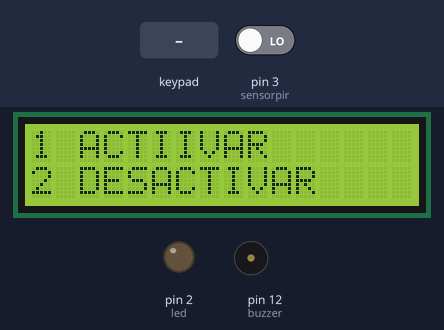
This sketch was run on a simulated Arduino Uno, built with avr-gcc and run on an emulated ATmega328P. On the bench: 16×2 character LCD, output pins drawn as LEDs (lit = HIGH), buzzer (waves = sounding). Inputs (shaded band) come from the test bench; at power-on: pin 3 (sensorpir) LOW.

Above: at 2.2 s.
2.3 s: keypad keys 1 1 1 0 9 8 pressed 0.4 s apart
At 2.7 s:
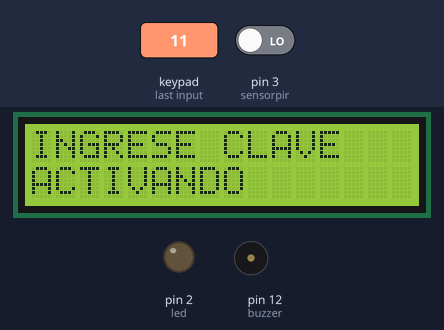
7.7 s: pin 3 (sensorpir) driven HIGH
10.7 s: pin 3 (sensorpir) driven LOW
At 11.5 s:
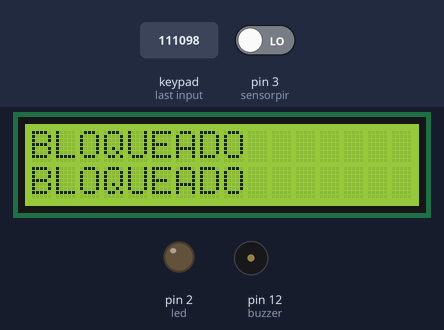
12.5 s: pin 3 (sensorpir) driven HIGH
At 18.4 s:
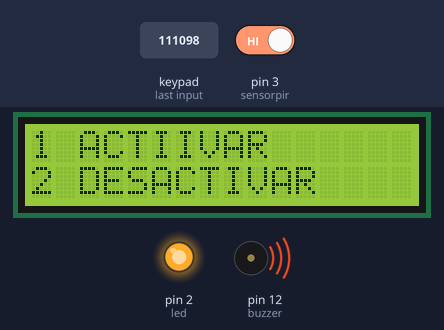
18.5 s: key '2' pressed
21.5 s: key '1' pressed
At 25.2 s:
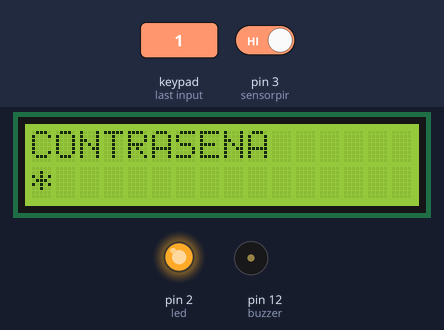
Timing chart, 0 to 25.5 s (numbered marks = the images above; inputs shaded):
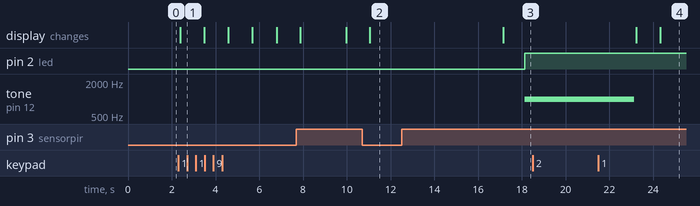

The sketch:

sistemaAlarma.ino
```cpp
//en arduino leonardo conectar a pines digitales 2 y 3
//en arduio uno conectar a pines analogicos 4 y 5
#include  <Wire.h>
#include  <LiquidCrystal_I2C.h>
// Constructor de la librería de LCD 16x2
// Aqui se configuran los pines asignados a la pantalla del PCF8574
LiquidCrystal_I2C lcd(0x27, 2, 1, 0, 4, 5, 6, 7, 3, POSITIVE);
String a="1 ACTIIVAR";
String b="2 DESACTIVAR";
String secret="3190";   //contraseña
int contador=0;
int intentos=1;
boolean estado=true;

const int buzzer = 12; //buzzer to arduino pin 5d
byte sensorpir = 3;
byte led=2;

#include<Keypad.h>
const byte filas = 4;
const byte columnas = 4;
byte pinesF[filas] = {11,10,9,8};//cables de izquierda a derecha
byte pinesC[columnas] = {7,6,5,4};//continuacion cables de izquierda a derecha
 String texto="";
char teclas[filas][columnas] = {

 {'1','2','3','A'},
 {'4','5','6','B'},
 {'7','8','9','C'},
 {'*','0','#','D'}
};

Keypad teclado = Keypad(makeKeymap(teclas), pinesF, pinesC, filas, columnas);

char tecla;

void setup() {
  imprimirPantalla(a,b);
  pinMode(led, OUTPUT);
  pinMode(sensorpir, INPUT);
}
void loop() {

  //activa led de alerta o buzzer si estado es true y hay movimiento en sensores
  if(digitalRead(sensorpir) == HIGH && estado==true){
    digitalWrite(led, HIGH);
    sonido(1);
  }
  else{
    digitalWrite(led, LOW);
  }

  //bloquea cuando se ha llegado al limite de intento
  if (contador<intentos){
  }
  else{
    imprimirPantalla("BLOQUEADO","BLOQUEADO");
    delay(5000);
    imprimirPantalla(a,b);
    contador=0;
  }
  if(tecla = teclado.getKey()){ //si se ingresan datos por telcado matricial
    if (tecla=='3'){
      imprimirPantalla("Opcion","PRUEBAS");
    }
    if (tecla=='1'){
      int i=0;
      String clave="";
      String mascaraTexto="";
      imprimirPantalla("INGRESE CLAVE","ACTIVANDO");
      while (i<4){
        if(tecla = teclado.getKey()){
          i++;
          clave=clave+tecla;
          mascaraTexto=mascaraTexto+'*';
          imprimirPantalla("CONTRASENA",mascaraTexto);
        }
      }
      if (clave==secret){
        imprimirPantalla("SISTEMA ACTIVADO","PRES 2, DESACTIVAR");
        //monitorear
        estado=true;
        contador=0;
        delay(2000);
        imprimirPantalla(a,b);
      }
      else{
        imprimirPantalla("ERROR","INTENTE DE NUEVO");
        contador++;
        delay(1000);
        imprimirPantalla("INTENTO FALLIDO","PRES 1 pra activar");
      }
  }
  if (tecla=='2'){
      int i=0;
      String clave="";
      String mascaraTexto="";
      imprimirPantalla("INGRESE CLAVE","DESACTIVANDO");
      while (i<4){
        if(tecla = teclado.getKey()){
          i++;
          clave=clave+tecla;
          mascaraTexto=mascaraTexto+'*';
          imprimirPantalla("CONTRASENA",mascaraTexto);
        }
      }
      if (clave==secret){
        imprimirPantalla("SISTEMA DESACTIVADO","PRES 1, activar");
        //monitorear
        estado=false;
        contador=0;
        delay(2000);
        imprimirPantalla(a,b);
      }
      else{
        imprimirPantalla("ERROR","INTENTE DE NUEVO");
        contador++;
        delay(1000);
        imprimirPantalla("INTENTO FALLIDO","PRES 1 pra desactivar");
      }
  }
}
               if (Serial.available() > 0) {
                // read the incoming byte:
                tecla = Serial.read();
                if (tecla=='1'){
                    Serial.println("presiono uno");
                    imprimirPantalla("Presiono","UNO");
                  }
                  if (tecla=='2'){
                    Serial.println("presiono Dos");
                  }
        }
}

void imprimirPantalla(String t1, String t2){
  lcd.begin(16, 2);
  // Mover el cursor a la primera posición de la pantalla (0, 0)
  lcd.home ();
  // Imprimir en la primera linea
  lcd.print(t1);
  // Mover el cursor a la segunda linea (1) primera columna
  lcd.setCursor ( 0, 1 );
  // Imprimir otra cadena en esta posicion
  lcd.print(t2);
  // Esperar un segundo
  delay(1000);
}

void sensorMov(){

  if(digitalRead(sensorpir) == HIGH)
  {
    //dispLCD("Detectado Ingreso","Sensor Movimiento");
    Serial.println("Detectado Ingreso Sensor Movimiento");
    Serial.println("Detectado Ingreso Sensor Movimiento");
    sonido(1);
  delay(250);
  sonido(1);
  //delay(250);
  //sonido(1);
  }

}


//********** FUNCION DE TONO (BUZZER) ******************
void sonido(int segundos){

  pinMode(buzzer, OUTPUT); // Set buzzer - pin 9 as an output
  tone(buzzer, 1000); // Send 1KHz sound signal...
  delay(segundos*1000);        // ...for 1 sec
  noTone(buzzer);     // Stop sound...
  //delay(1000);        // ...for 1sec
}
//******************************
```

Measured:
- after the input at 2.3 s, the display: changes after 0.09 s (image 1)
- after the input at 10.7 s, pin 2 (led): stays LOW (without the input it goes to HIGH after 0.27 s); tone on pin 12 (buzzer): stays silent (without the input it goes to 1000 Hz after 0.27 s)
- after the input at 12.5 s, pin 2 (led): LOW → HIGH after 5.6 s; tone on pin 12 (buzzer): silent → 1000 Hz after 5.6 s
- after the input at 21.5 s, the display: first differs from a run without the input after 2.8 s (image 4)
